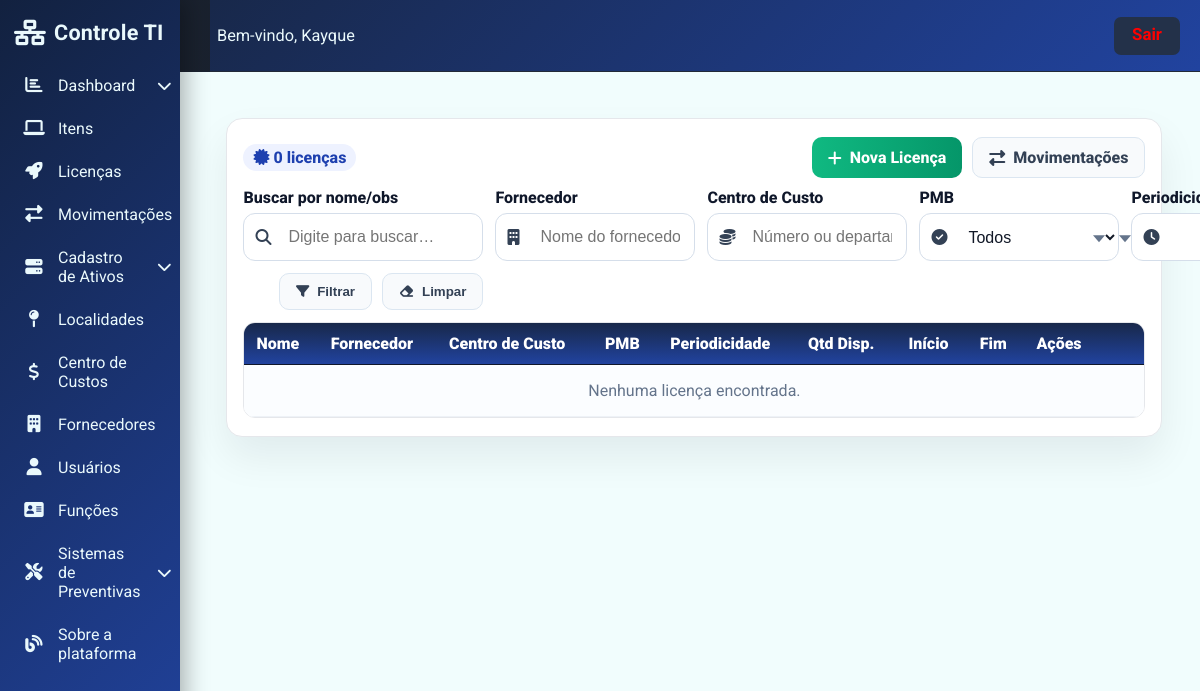
The app's page /licencas/ (signed in), older data.
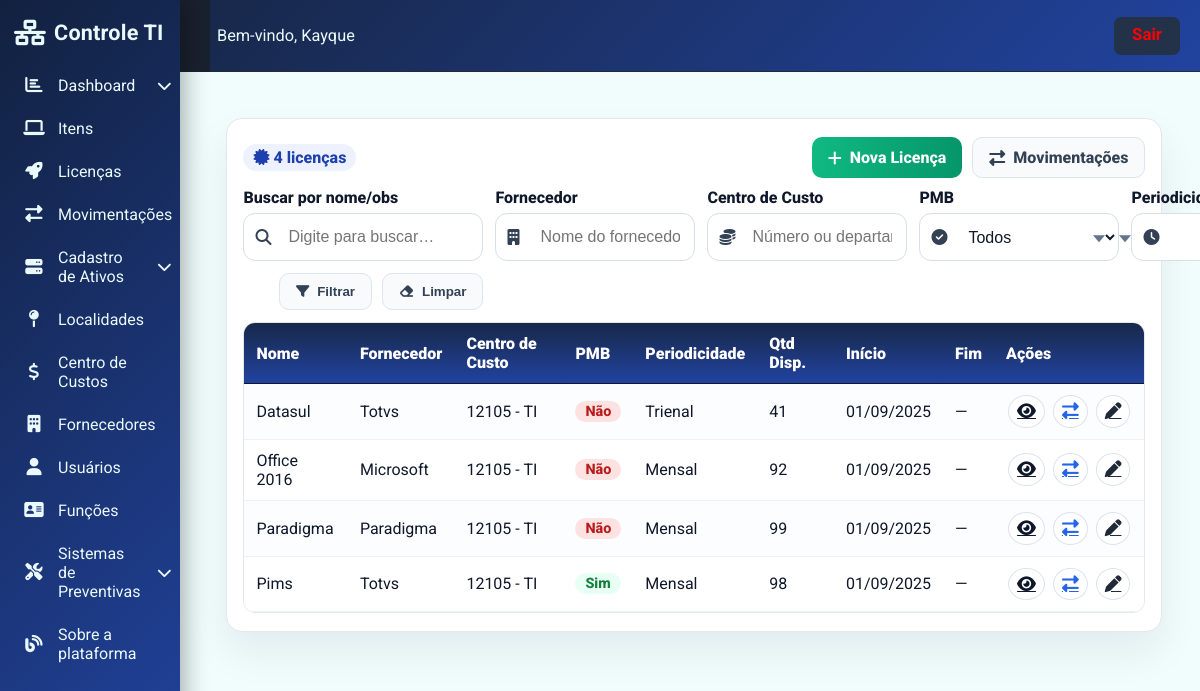
The same page, newer data.
### ProjetoEstoque/models.py (models this page shows, shortened)
class AuditModel(models.Model):
    criado_por = models.ForeignKey(User, related_name="%(class)s_criador", on_delete=models.SET_NULL, null=True)
    atualizado_por = models.ForeignKey(User, related_name="%(class)s_atualizador", on_delete=models.SET_NULL, null=True)
    created_at = models.DateTimeField(auto_now_add=True)
    updated_at = models.DateTimeField(auto_now=True)
    class Meta:
        abstract = True

class Licenca(AuditModel):
    nome = models.CharField(max_length=160)
    fornecedor = models.ForeignKey("Fornecedor", on_delete=models.SET_NULL, null=True, blank=True)
    centro_custo = models.ForeignKey("CentroCusto", on_delete=models.SET_NULL, null=True, blank=True)
    pmb = models.CharField(max_length=3, choices=SimNaoChoices.choices, default=SimNaoChoices.NAO)
    periodicidade = models.CharField(max_length=16, choices=PeriodicidadeChoices.choices,
                                     default=PeriodicidadeChoices.MENSAL)
    data_inicio = models.DateField()
    data_fim = models.DateField(null=True, blank=True)
    quantidade = models.PositiveIntegerField(default=0, help_text="Assentos disponíveis para atribuição.")
    custo = models.DecimalField(max_digits=12, decimal_places=2, null=True, blank=True,
                                help_text="Custo do ciclo conforme periodicidade.")
    observacao = models.TextField(blank=True, null=True)
    class Meta:
        ordering = ["nome"]
        verbose_name = "Licença"
        verbose_name_plural = "Licenças"

class Fornecedor(AuditModel):
    nome = models.CharField(max_length=100)
    cnpj = models.CharField(max_length=18)
    contrato = models.TextField(blank=True, null=True)

class CentroCusto(AuditModel):
    numero = models.CharField(max_length=10)
    departamento = models.CharField(max_length=100)
    pmb = models.CharField(
        max_length=3,
        choices=SimNaoChoices.choices,
        default=SimNaoChoices.NAO,
        help_text="Centro de custo pertence ao PMB?"
    )

### ProjetoEstoque/views.py (the view)
# urls.py: path("licencas/", views.licenca_list, name="licenca_list"),
@login_required
def licenca_list(request):
    q = (request.GET.get("q") or "").strip()
    fornecedor = (request.GET.get("fornecedor") or "").strip()
    centro = (request.GET.get("centro") or "").strip()
    pmb = (request.GET.get("pmb") or "").strip()
    per = (request.GET.get("periodicidade") or "").strip()
    qs = Licenca.objects.select_related("fornecedor", "centro_custo").order_by("nome")
    if q:
        qs = qs.filter(Q(nome__icontains=q) | Q(observacao__icontains=q))
    if fornecedor:
        qs = qs.filter(fornecedor__nome__icontains=fornecedor)
    if centro:
        qs = qs.filter(
            Q(centro_custo__numero__icontains=centro) |
            Q(centro_custo__departamento__icontains=centro)
        )
    if pmb:
        qs = qs.filter(pmb=pmb)
    if per:
        qs = qs.filter(periodicidade=per)
    ctx = {
        "licencas": qs,
        "q": q,
        "fornecedor": fornecedor,
        "centro": centro,
        "pmb": pmb,
        "per": per,
        "total": qs.count(),
        "periodicidade_choices": [(c.value, c.label) for c in TipoMovLicencaChoices.__class__.__mro__[0].__mro__ if False],  # só para manter compatibilidade; não usamos aqui
    }
    ctx["pmb_choices"] = Licenca._meta.get_field("pmb").choices
    ctx["periodicidade_choices"] = Licenca._meta.get_field("periodicidade").choices
    return render(request, "front/licencas/licenca_list.html", ctx)

### ProjetoEstoque/templates/front/licencas/licenca_list.html (shortened to what the changed rows need)
{% extends 'base.html' %}
{% block content %}
<link rel="stylesheet" href="https://cdnjs.cloudflare.com/ajax/libs/font-awesome/6.4.2/css/all.min.css"/>
<div class="page">
  <div class="panel">
    <div class="top-actions">
      <div class="metrics">
        <span class="badge"><i class="fa fa-certificate"></i> {{ total }} licenças</span>
      </div>
    </div>
    <div class="table-wrap">
      <table>
        <thead>
          <tr>
            <th>Nome</th>
            <th>Fornecedor</th>
            <th>Centro de Custo</th>
            <th>PMB</th>
            <th>Periodicidade</th>
            <th>Qtd Disp.</th>
            <th>Início</th>
            <th>Fim</th>
            <th style="width:120px">Ações</th>
          </tr>
        </thead>
        <tbody>
          {% for obj in licencas %}
          <tr>
            <td>{{ obj.nome }}</td>
            <td>{% if obj.fornecedor %}{{ obj.fornecedor.nome }}{% else %}-{% endif %}</td>
            <td>{% if obj.centro_custo %}{{ obj.centro_custo.numero }} - {{ obj.centro_custo.departamento }}{% else %}-{% endif %}</td>
            <td><span class="badge-pmb {{ obj.pmb }}">{{ obj.get_pmb_display }}</span></td>
            <td>{{ obj.get_periodicidade_display }}</td>
            <td>{{ obj.quantidade }}</td>
            <td>{{ obj.data_inicio|date:"d/m/Y" }}</td>
            <td>{{ obj.data_fim|date:"d/m/Y"|default:"—" }}</td>
            <td class="td-acoes">
              <a class="icon-btn view" title="Detalhar" href="{% url 'licenca_detail' obj.pk %}"><i class="fa fa-eye"></i></a>
              <a class="icon-btn move" title="Movimentar" href="{% url 'mov_licenca_form' %}?licenca={{ obj.pk }}"><i class="fa fa-exchange-alt"></i></a>
              <a class="icon-btn" title="Editar" href="{% url 'licenca_update' obj.pk %}"><i class="fa fa-pen"></i></a>
            </td>
          </tr>
          {% empty %}
          <tr><td colspan="9" style="text-align:center;color:#64748b;padding:16px">Nenhuma licença encontrada.</td></tr>
          {% endfor %}
        </tbody>
      </table>
    </div>
  </div>
</div>
{% endblock %}

Row changes from the older to the newer data that the page shows:
added Licenca: nome "Datasul", fornecedor.nome "Totvs", centro_custo.numero "12105", centro_custo.departamento "TI", pmb "Não", periodicidade "Trienal", quantidade "41", data_inicio "01/09/2025", data_fim "—"
added Licenca: nome "Office 2016", fornecedor.nome "Microsoft", centro_custo.numero "12105", centro_custo.departamento "TI", pmb "Não", periodicidade "Mensal", quantidade "92", data_inicio "01/09/2025", data_fim "—"
added Licenca: nome "Paradigma", fornecedor.nome "Paradigma", centro_custo.numero "12105", centro_custo.departamento "TI", pmb "Não", periodicidade "Mensal", quantidade "99", data_inicio "01/09/2025", data_fim "—"
added Licenca: nome "Pims", fornecedor.nome "Totvs", centro_custo.numero "12105", centro_custo.departamento "TI", pmb "Sim", periodicidade "Mensal", quantidade "98", data_inicio "01/09/2025", data_fim "—"
Text that changed along with them:
{{ total }}: "0" → "4"
text no longer shown: "Nenhuma licença encontrada."
